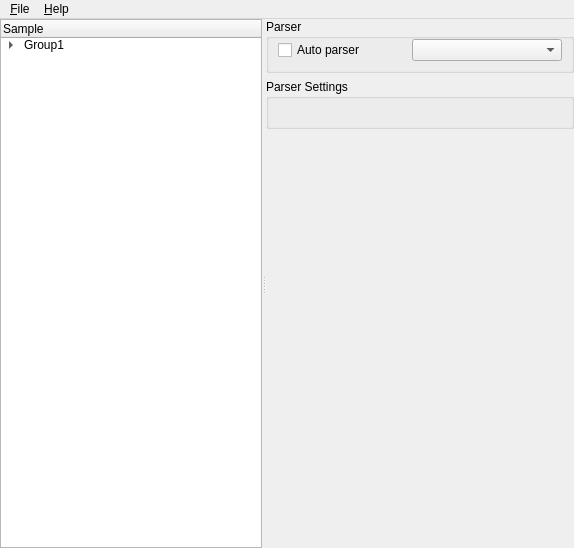
<?xml version="1.0" encoding="UTF-8"?>
<ui version="4.0">
 <class>MainWindow</class>
 <widget class="QMainWindow" name="MainWindow">
  <property name="geometry">
   <rect>
    <x>0</x>
    <y>0</y>
    <width>574</width>
    <height>548</height>
   </rect>
  </property>
  <property name="sizePolicy">
   <sizepolicy hsizetype="MinimumExpanding" vsizetype="MinimumExpanding">
    <horstretch>0</horstretch>
    <verstretch>0</verstretch>
   </sizepolicy>
  </property>
  <property name="minimumSize">
   <size>
    <width>0</width>
    <height>250</height>
   </size>
  </property>
  <property name="acceptDrops">
   <bool>true</bool>
  </property>
  <property name="windowTitle">
   <string>Data Viewer</string>
  </property>
  <property name="documentMode">
   <bool>false</bool>
  </property>
  <property name="unifiedTitleAndToolBarOnMac">
   <bool>false</bool>
  </property>
  <widget class="QWidget" name="centralwidget">
   <layout class="QVBoxLayout" name="verticalLayout_5">
    <property name="leftMargin">
     <number>0</number>
    </property>
    <property name="topMargin">
     <number>0</number>
    </property>
    <property name="rightMargin">
     <number>0</number>
    </property>
    <property name="bottomMargin">
     <number>0</number>
    </property>
    <item>
     <widget class="QSplitter" name="splitter">
      <property name="lineWidth">
       <number>5</number>
      </property>
      <property name="midLineWidth">
       <number>5</number>
      </property>
      <property name="orientation">
       <enum>Qt::Horizontal</enum>
      </property>
      <widget class="QTreeWidget" name="groups_treeWidget">
       <property name="sizePolicy">
        <sizepolicy hsizetype="Expanding" vsizetype="Expanding">
         <horstretch>0</horstretch>
         <verstretch>0</verstretch>
        </sizepolicy>
       </property>
       <column>
        <property name="text">
         <string>Sample</string>
        </property>
       </column>
       <item>
        <property name="text">
         <string>Group1</string>
        </property>
        <item>
         <property name="text">
          <string>Filename</string>
         </property>
        </item>
        <item>
         <property name="text">
          <string>Image</string>
         </property>
        </item>
       </item>
      </widget>
      <widget class="QWidget" name="widget" native="true">
       <property name="sizePolicy">
        <sizepolicy hsizetype="Expanding" vsizetype="Expanding">
         <horstretch>0</horstretch>
         <verstretch>0</verstretch>
        </sizepolicy>
       </property>
       <property name="minimumSize">
        <size>
         <width>168</width>
         <height>150</height>
        </size>
       </property>
       <layout class="QVBoxLayout" name="verticalLayout">
        <item>
         <widget class="QGroupBox" name="parserGroupBox">
          <property name="sizePolicy">
           <sizepolicy hsizetype="Preferred" vsizetype="Fixed">
            <horstretch>0</horstretch>
            <verstretch>0</verstretch>
           </sizepolicy>
          </property>
          <property name="minimumSize">
           <size>
            <width>0</width>
            <height>35</height>
           </size>
          </property>
          <property name="title">
           <string>Parser</string>
          </property>
          <layout class="QHBoxLayout" name="horizontalLayout">
           <property name="topMargin">
            <number>0</number>
           </property>
           <property name="bottomMargin">
            <number>9</number>
           </property>
           <item>
            <widget class="QCheckBox" name="autoParserCheckBox">
             <property name="text">
              <string>Auto parser</string>
             </property>
            </widget>
           </item>
           <item>
            <widget class="QComboBox" name="parserComboBox">
             <property name="sizePolicy">
              <sizepolicy hsizetype="Fixed" vsizetype="Fixed">
               <horstretch>0</horstretch>
               <verstretch>0</verstretch>
              </sizepolicy>
             </property>
             <property name="minimumSize">
              <size>
               <width>150</width>
               <height>16</height>
              </size>
             </property>
            </widget>
           </item>
          </layout>
         </widget>
        </item>
        <item>
         <widget class="QGroupBox" name="parserSettingsGroupBox">
          <property name="sizePolicy">
           <sizepolicy hsizetype="Expanding" vsizetype="Fixed">
            <horstretch>0</horstretch>
            <verstretch>0</verstretch>
           </sizepolicy>
          </property>
          <property name="minimumSize">
           <size>
            <width>150</width>
            <height>50</height>
           </size>
          </property>
          <property name="title">
           <string>Parser Settings</string>
          </property>
          <layout class="QVBoxLayout" name="verticalLayout_4">
           <property name="topMargin">
            <number>0</number>
           </property>
          </layout>
         </widget>
        </item>
        <item>
         <widget class="QWidget" name="widgetDataContent" native="true">
          <property name="minimumSize">
           <size>
            <width>300</width>
            <height>50</height>
           </size>
          </property>
          <layout class="QGridLayout" name="gridLayout">
           <property name="sizeConstraint">
            <enum>QLayout::SetMaximumSize</enum>
           </property>
           <property name="leftMargin">
            <number>0</number>
           </property>
           <property name="topMargin">
            <number>0</number>
           </property>
           <property name="rightMargin">
            <number>0</number>
           </property>
           <property name="bottomMargin">
            <number>0</number>
           </property>
           <item row="0" column="0">
            <spacer name="verticalSpacer">
             <property name="orientation">
              <enum>Qt::Vertical</enum>
             </property>
             <property name="sizeHint" stdset="0">
              <size>
               <width>20</width>
               <height>40</height>
              </size>
             </property>
            </spacer>
           </item>
          </layout>
         </widget>
        </item>
       </layout>
      </widget>
     </widget>
    </item>
   </layout>
  </widget>
  <widget class="QMenuBar" name="menubar">
   <property name="geometry">
    <rect>
     <x>0</x>
     <y>0</y>
     <width>574</width>
     <height>21</height>
    </rect>
   </property>
   <widget class="QMenu" name="menuFile">
    <property name="title">
     <string>&amp;File</string>
    </property>
    <addaction name="actionOpen"/>
    <addaction name="actionClose"/>
    <addaction name="separator"/>
    <addaction name="actionExit"/>
   </widget>
   <widget class="QMenu" name="menuHelp">
    <property name="title">
     <string>&amp;Help</string>
    </property>
    <addaction name="actionAbout"/>
   </widget>
   <addaction name="menuFile"/>
   <addaction name="menuHelp"/>
  </widget>
  <action name="actionOpen">
   <property name="text">
    <string>&amp;Open...</string>
   </property>
   <property name="shortcut">
    <string>Ctrl+O</string>
   </property>
  </action>
  <action name="actionClose">
   <property name="text">
    <string>&amp;Close</string>
   </property>
   <property name="shortcut">
    <string>Ctrl+W</string>
   </property>
  </action>
  <action name="actionExit">
   <property name="text">
    <string>&amp;Exit</string>
   </property>
   <property name="shortcut">
    <string>Ctrl+Q</string>
   </property>
  </action>
  <action name="actionAbout">
   <property name="text">
    <string>About</string>
   </property>
  </action>
 </widget>
 <resources/>
 <connections/>
</ui>
